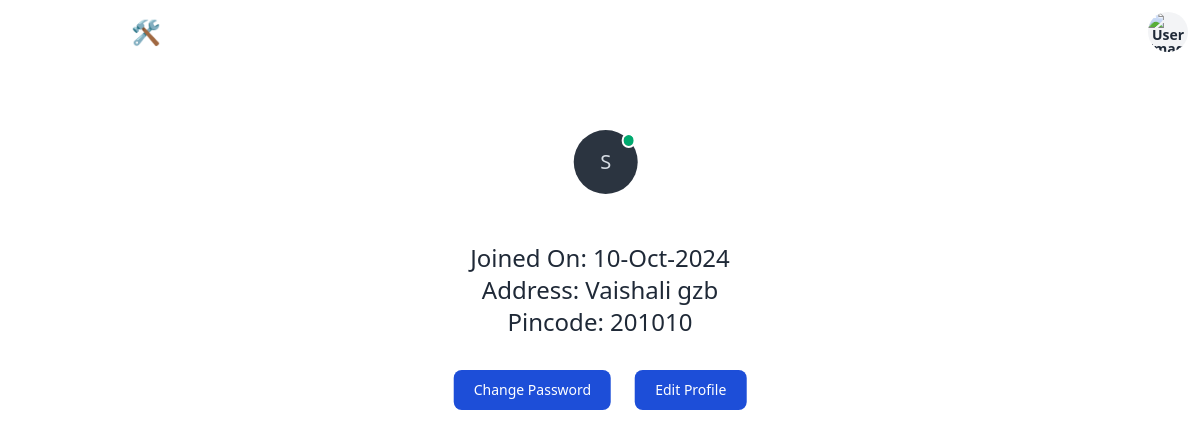
Page /profile (signed in) on the earlier database version.
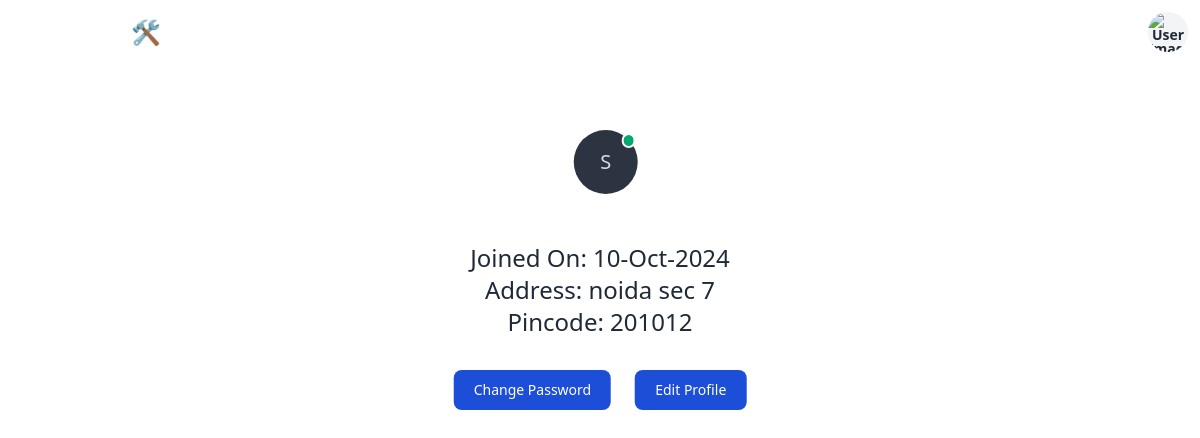
Same page on the later database version.
### app.py (models this page shows, shortened)
class Customer(db.Model):
    __tablename__ = 'customers'
    id = db.Column(db.Integer, primary_key=True)
    name = db.Column(db.String(100), nullable=False)
    date_created = db.Column(db.DateTime, default=db.func.current_timestamp())
    address = db.Column(db.String(255), nullable=True)
    pin_code = db.Column(db.String(10), nullable=True)
    is_blocked = db.Column(db.Boolean, default=False)
    user_id = db.Column(db.Integer, db.ForeignKey('users.id'), nullable=True)
    service_requests = db.relationship('ServiceRequest', backref='customer', lazy=True)
    reviews = db.relationship('Review', backref='customer', lazy=True)

### app.py (the view)
@app.route('/profile')
@customer_required
def profile():
    userId = session.get('user')
    customer = Customer.query.filter_by(id=userId).first()
    name = customer.name
    joinDate = customer.date_created.strftime("%d-%b-%Y")
    address = customer.address
    pinCode = customer.pin_code
    return render_template('profile.html', address=address, pinCode=pinCode, ab = name[0],customerName=name, joinDate=joinDate,image_url=session.get('image_url'))

### app.py (called while the page is built)
def customer_required(f):
    @wraps(f)
    def decorated_function(*args, **kwargs):
        if 'role' not in session or session['role'] != 'customer':
            return redirect(url_for('login', message='Must be logged in as an customer'))
        return f(*args, **kwargs)
    return decorated_function

### templates/profile.html (shortened to what this page needs)
{% extends 'base.html' %}
{% block content %}
    <div>
    <div class="fixed top-1/4 left-1/2 transform -translate-x-1/2 -translate-y-1/4">
        <div class="avatar fixed ml-[7.5rem] pb-2 online placeholder self-center">
            <div class="bg-neutral text-neutral-content rounded-full w-16 h-16">
              <span class="text-xl">{{ ab }}</span>
            </div>
        </div>
        <div class="mt-20">
            <p class="text-center text-white text-2xl">{{customerName}}</p>
            <p class="text-center text-2xl">Joined On: {{ joinDate }} </p>
            {% if address %}
            <p class="text-center text-2xl">Address: {{ address }} </p>
            <p class="text-center text-2xl">Pincode: {{ pinCode }} </p>
            {% else %}
            <p class="text-center text-2xl font-semibold text-red-500">Set Address to start making bookings!</p>
            {% endif %}
        </div>
        <div class="flex flex-row items-center justify-center space-x-6 mt-8">
            <button data-modal-target="changepwd-modal" data-modal-toggle="changepwd-modal" class="block text-white bg-blue-700 hover:bg-blue-800 focus:ring-4 focus:outline-none focus:ring-blue-300 font-medium rounded-lg text-sm px-5 py-2.5 text-center dark:bg-blue-600 dark:hover:bg-blue-700 dark:focus:ring-blue-800" type="button">
                Change Password
            </button>
            <button data-modal-target="editad-modal" data-modal-toggle="editad-modal" class="block text-white bg-blue-700 hover:bg-blue-800 focus:ring-4 focus:outline-none focus:ring-blue-300 font-medium rounded-lg text-sm px-5 py-2.5 text-center dark:bg-blue-600 dark:hover:bg-blue-700 dark:focus:ring-blue-800" type="button">
                Edit Profile
            </button>
        </div>
    </div>
</div>
{% endblock %}

Differences in the rows shown:
changed Customer: address "Vaishali gzb" → "noida sec 7"; pin_code "201010" → "201012"
